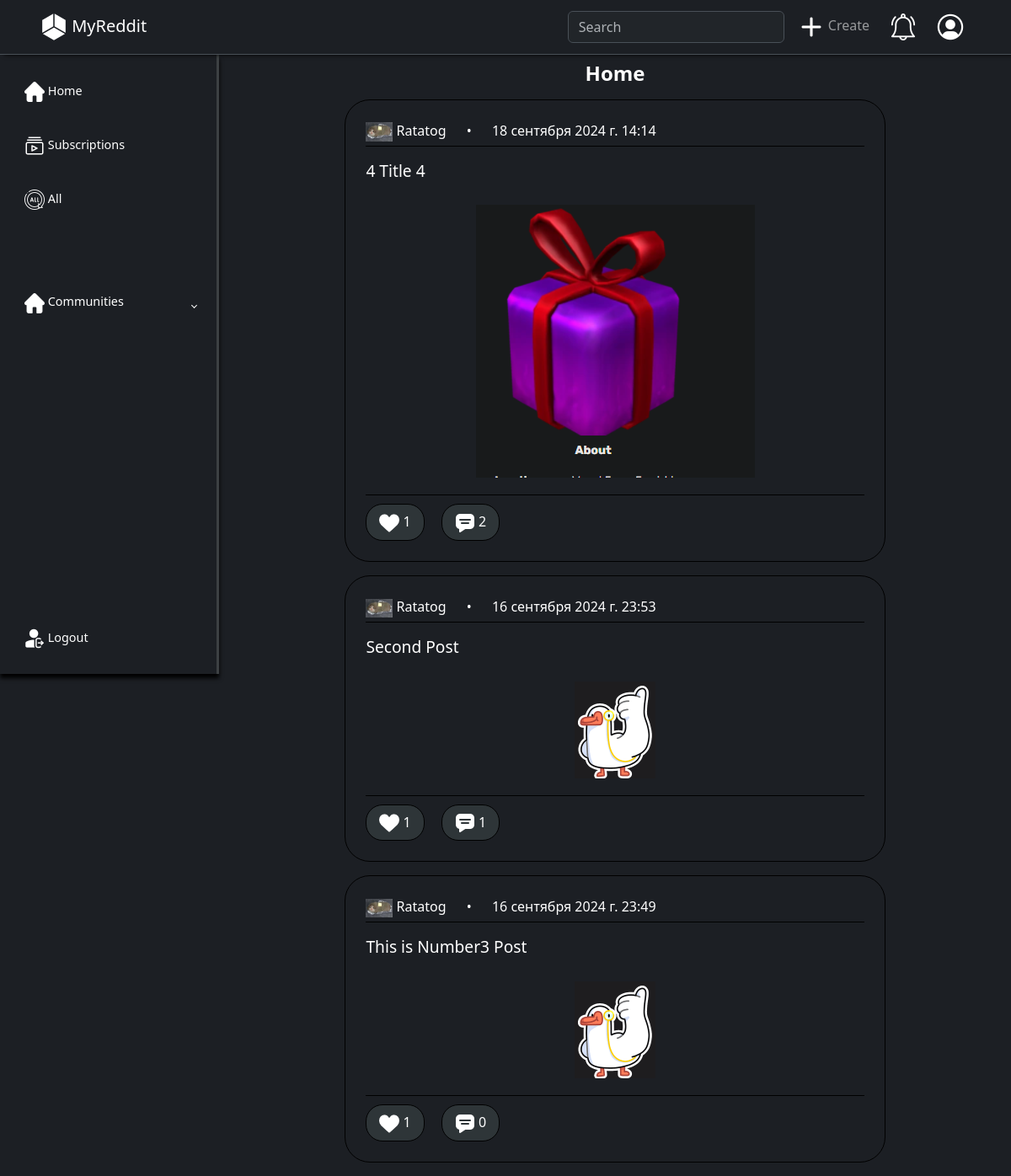
Screenshot of / (signed in) with the database file from the repository.
### users/models.py (models this page shows, shortened)
class User(AbstractUser):
    avatar = models.ImageField(upload_to="users/%Y/%m/%d/", blank=True, null=True, verbose_name='Фото', default=DEFAULT_USER_IMAGE)
    status = models.CharField(max_length=80, default='', blank=True, null=True, verbose_name='Статус')
    groups = models.ManyToManyField('main.Group', blank=True, related_name='groups', verbose_name='Группы')
    likes = models.ManyToManyField('main.Post', blank=True, related_name='liked', verbose_name='Лайки')

### main/models.py (models this page shows, shortened)
class Post(models.Model):
    text = models.CharField(max_length=50, verbose_name='Текст')
    likes = models.ManyToManyField('users.User', blank=True, verbose_name='Лайки', related_name='plikes')
    group = models.ForeignKey("main.Group", on_delete=models.CASCADE, null=True, default='', verbose_name='Группа', related_name='post')
    create_date = models.DateTimeField(auto_now_add=True, verbose_name='Дата создания', null=True)
    user = models.ForeignKey("users.User", on_delete=models.CASCADE, verbose_name='Пользователь', related_name='post')
    tags = models.CharField(max_length=300, verbose_name='Теги', null=True, blank=True, default=None)
    objects = models.Manager()
    subscription = SubsribptionManager()
    non_group = NonGroupManager()
    class Meta:
        ordering = ['-create_date']
        indexes = [
            models.Index(fields=['text', 'group', '-create_date'])
        ]

class Image(models.Model):
    url = models.ImageField(upload_to="main/post/%Y/%m/%d/", blank=True, null=True, verbose_name='Фото')
    post = models.ForeignKey("main.Post", null=True, blank=True, on_delete=models.CASCADE, verbose_name='Картинка', related_name='img')

### main/views.py (the view)
# urls.py: path('', views.Home.as_view(), name='home'),
class Home(LoginMixn, ListView):
    template_name = 'main/home.html'
    context_object_name = 'posts'
    extra_context = {'title': 'Home'}
    def get_queryset(self):
        return Post.non_group.all()

### main/models.py (called while the page is built)
    def get_queryset(self) -> models.QuerySet:
        return super().get_queryset().filter(group_id = None)

### main/templatetags/main_tags.py (called while the page is built)
@register.simple_tag(name='md_html')
def madrdown_to_html(text):
    html_content = markdown(text, extensions=['extra', 'fenced_code', 'tables'])
    return mark_safe(html_content)

@register.simple_tag(name='searchbar')
def get_searchbar():
    lst = []
    for i in searchbar.keys():
        lst.append({'name': i, 'title': searchbar[i]['title']})
    return lst

### main/templates/main/home.html
{% extends "base.html" %}
{% block content %}
{% if title %}
<h1 class='text-center mt-2'>{{ title }}</h1>
{% endif %}
{% if posts %}
{% for post in posts %}
{% include "main/includes/post.html" %}
{% endfor %}
{% else %}
<h1>Постов не найдено</h1>
{% endif %}
{% endblock content %}

### templates/base.html (shortened to what this page needs)
{% load static %}
{% load main_tags %}
<!DOCTYPE html>
<html lang="en">
<head>
    <link href="{% static "css/bootstrap.min.css" %}" rel="stylesheet">
    <link href="{% static "css/style.css" %}" rel="stylesheet">
</head>
<body class='bg-dark text-white'>
    <nav class="navbar bg-dark border-bottom border-body navbar-expand-md px-5 sticky-top" data-bs-theme="dark" id='main-menu'>
        <a href="{% url "home" %}" class='navbar-brand'>
            <img src="{% static "images/logo32.png" %}">
            MyReddit
        </a>
            <div class="collapse navbar-collapse justify-content-end align-center" id="main-nav">
                <div class="searchbar">
                    {% searchbar as search %}
                    <form action='{% url "search" %}'>
                        <a class="has-dropdown collapsed" data-bs-toggle="collapse" data-bs-target="#searcher" aria-expanded="false" aria-controls="searcher">
                            <input autocomplete="off" name='inp' type="search" class="form-control" placeholder="Search">
                        </a>
                    </form>
                </div>
                <ul class="navbar-nav">
                    <li class="nav-item ms-2 d-none d-md-inline hover-shadow">
                        <a href="{% url "add_post" %}" class="nav-link">
                            <img src="{% static "images/create.png" %}">
                            <span>Create</span>
                        </a>
                    </li>
                    <li class="nav-item ms-2 d-none d-md-inline hover-shadow notifications">
                        <a class="nav-link has-dropdown collapsed" data-bs-toggle="collapse" data-bs-target="#notif" aria-expanded="false" aria-controls="notif">
                            <img src="{% static "images/notification.png" %}">
                        </a>
                    </li>
                    <li class="nav-item ms-2 d-none d-md-inline hover-shadow">
                        <a href="{% url "users:profile" user.id %}" class="nav-link">
                            <img class='nav-avatar' src="{{ user.avatar.url }}">
                        </a>
                    </li>
                </ul>
            </div>
    </nav>
    <div class="wrapper">
        <aside id="sidebar" class='expand'>
            <ul class="sidebar-nav">
                <li class="sidebar-item">
                    <a href="{% url "home" %}" class="sidebar-link">
                        <img src="{% static "images/home_btn.png" %}">
                        <span>Home</span>
                    </a>
                </li>
                <li class="sidebar-item">
                    <a href="{% url "subscriptions" %}" class="sidebar-link">
                        <img src="{% static "images/subscriptions_btn.png" %}">
                        <span>Subscriptions</span>
                    </a>
                </li>
                <li class="sidebar-item">
                    <a href="{% url "all_home" %}" class="sidebar-link">
                        <img src="{% static "images/all_btn.png" %}">
                        <span>All</span>
                    </a>
                </li>
                <br><br>
                <li class="sidebar-item" id='communities'>
                    <a href="#" class="sidebar-link has-dropdown collapsed" data-bs-toggle="collapse" data-bs-target="#comm" aria-expanded="false" aria-controls="comm">
                        <img src="{% static "images/home_btn.png" %}">
                        <span>Communities</span>
                    </a>
                </li>
            <div class="sidebar-footer">
                <a href="{% url "users:logout" %}" class="sidebar-link">
                    <img src="{% static "images/logout_btn.png" %}">
                    <span>Logout</span>
                </a>
            </div>
        </aside>
        <div class="main container-xxl">
            {% block content %}{% endblock content %}
        </div>
    </div>
</body>
</html>

### main/templates/main/includes/post.html (shortened to what this page needs)
{% load static %}
{% load main_tags %}
<div class="border border-black p-4 my-3 text-white post" onclick="window.location.href='{% url "post" post.pk %}'">
    <div class="post-header">
        <a href="{% url "users:profile" post.user.pk %}">
            <img src="{{ post.user.avatar.url }}">
            <span class='post-username'>{{post.user.username}}</span>
        </a>
        <span class='post-date'>{{post.create_date}}</span>
    </div>
    <div class="post-main">
        <span>{% md_html post.text %}</span>
        <div class="post-images">
            {% if post.img.first.url %}
            <img src="{{ post.img.first.url.url }}">
            {% endif %}
        </div>
    </div>
    <div class="post-footer">
        <div class="likes">
            <form action="{% url "like_post" post.pk %}", method='POST'>
                <button type='submit', class='btn_like'>
                    <img src="{% static "images/like.png" %}">
                    <span>{{post.likes.count}}</span>
                </button>
            </form>
        </div>
        <div class="commenting">
            <a href="{% url "post" post.pk %}">
                <img src="{% static "images/comment.png" %}">
                <span>{{post.cpost.count}}</span>
            </a>
        </div>
    </div>
</div>

### main/static/css/style.css (style rules this page uses)
#main-menu { border-bottom: 3px #3d4143 solid; box-shadow: 5px 0px 5px black; background-color: rgb(28, 31, 36) !important; }
a { text-decoration: none; }
li { list-style: none; }
h1 { font-weight: 600; font-size: 1.5rem; }
.wrapper { display: flex; }
.main { min-height: 100vh; width: 100%; overflow: hidden; transition: all 0.35s ease-in-out; }
#sidebar { width: 70px; min-width: 70px; z-index: 1000; transition: all 0.25s ease-in-out; display: flex; flex-direction: column; border-right: 3px #3d4143 solid; box-shadow: 0px 5px 5px black; }
#sidebar { height: calc(100vh - 65px); --offset: calc(3rem + 17px); align-self: start; position: sticky; position: -webkit-sticky; top: var(--offset); }
#sidebar.expand { width: 260px; min-width: 260px; }
.sidebar-nav { margin-top: -20px; padding: 2rem 0; flex: 1 1 auto; }
.sidebar-nav > li { margin: 10px 0 20px 0; }
a.sidebar-link { padding: 0.625rem 1.625rem; color: #fff; display: block; font-size: 0.9rem; white-space: nowrap; border-left: 3px solid transparent; }
.sidebar-item { position: relative; }
#sidebar.expand .sidebar-link[data-bs-toggle="collapse"]::after { border: solid; border-width: 0 0.075rem 0.075rem 0; content: ""; display: inline-block; padding: 2px; position: absolute; right: 1.5rem; top: 1.4rem; transform: rotate(-135deg); transition: all 0.2s ease-out; }
#sidebar.expand .sidebar-link[data-bs-toggle="collapse"].collapsed::after { transform: rotate(45deg); transition: all 0.2s ease-out; }
.sidebar-footer { position: absolute; bottom: 0; margin-bottom: 20px; }
.post { margin: auto; width: 70%; border-radius: 30px; }
.post-header { border-bottom: 1px black solid; margin-bottom: 5px; padding-bottom: 5px; }
.post-header img { width: 32px; }
.post-username { margin-right: 20px; }
.post-username::after { content: " •"; margin-left: 20px; }
.post-main { display: flex; flex-direction: column; }
.post-main span { font-size: 120%; margin: 10px 0; }
.post-images { margin: auto; }
.post-main { border-bottom: 1px solid black; padding-bottom: 20px; margin-bottom: 10px; }
.post-footer { display: flex; }
.btn_like, .commenting { margin-right: 20px; background-color: #2e3538; padding: 8px 15px; border-radius: 20px; border: 1px solid black; color: white; }
a { color: white; }
.nav-avatar { width: 32px; height: 32px; }
.wrapper { background-color: rgb(28, 31, 36); }

### rows the page displays
User: avatar (placeholder picture)
Post: user.avatar (picture), user.username "Ratatog", create_date "18 сентября 2024 г. 14:14", text "4 Title 4", img.first (picture), likes.count "1", cpost.count "2"
Post: user.avatar (picture), user.username "Ratatog", create_date "16 сентября 2024 г. 23:53", text "Second Post", img.first (picture), likes.count "1", cpost.count "1"
Post: user.avatar (picture), user.username "Ratatog", create_date "16 сентября 2024 г. 23:49", text "This is Number3 Post", img.first (picture), likes.count "1", cpost.count "0"

### other values shown
{{ title }} "Home"
